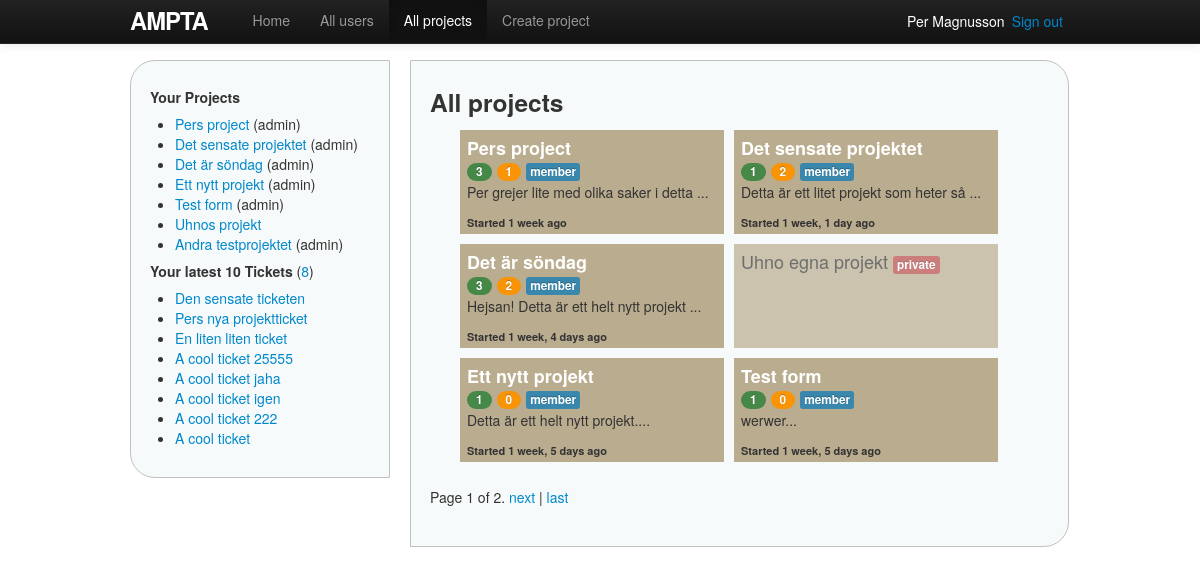
The page /projects/ (signed in) on the database as committed earlier.
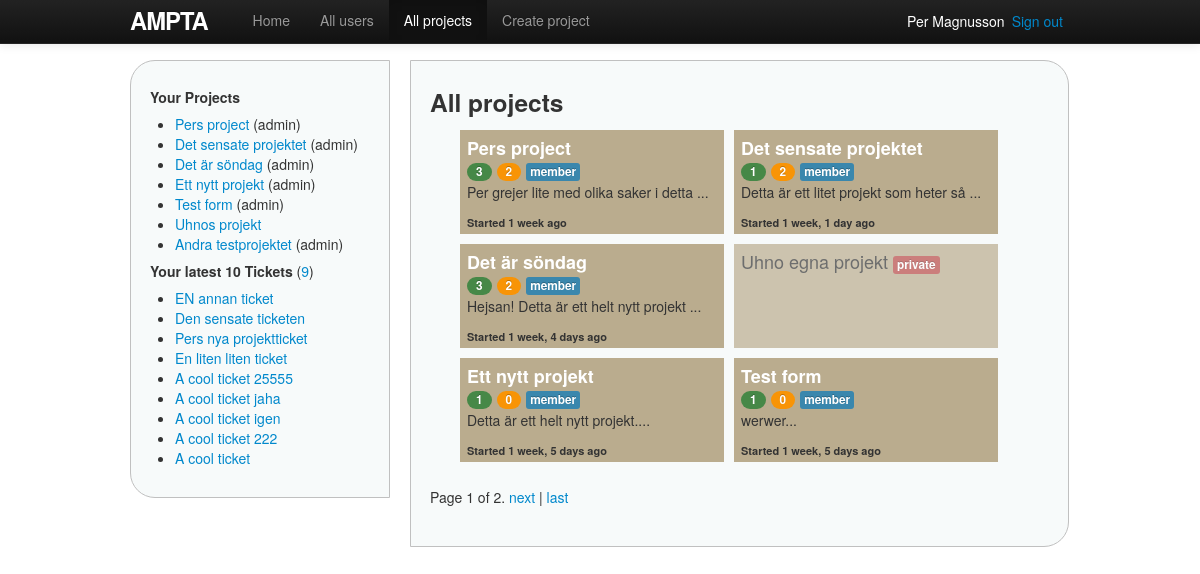
The same page on the database as committed later.
### ampta/models.py (models this page shows, shortened)
class Project(models.Model):
    name = models.CharField(max_length=30)
    description = models.TextField()
    start_date = models.DateField()
    end_date = models.DateField()
    users = models.ManyToManyField(User, related_name='projects', blank=True)
    owner = models.ForeignKey(User, related_name='projects_owned_by_user')
    date_added = models.DateTimeField()
    date_updated = models.DateTimeField()
    def owned_by_user(self, user):
        return self.owner == user
    def has_user(self, user):
        return user in self.users.all()

class Ticket(models.Model):
    name = models.CharField(max_length=30)
    description = models.TextField()
    start_date = models.DateField()
    end_date = models.DateField()
    status = models.ForeignKey(Status, related_name='tickets')
    project = models.ForeignKey(Project, related_name='tickets')
    owner = models.ForeignKey(User, related_name='tickets')
    date_added = models.DateTimeField()
    date_updated = models.DateTimeField()

### ampta/views/project_views.py (the view)
# urls.py: url(r'^projects/$', 'index', name='projects'),
@login_required(login_url='/login')
def index(request):
    projects = get_list_or_404(Project.objects.order_by('-date_added'))
    paginator = Paginator(projects, 6)  # nr objects/page
    page = request.GET.get('p')
    try:
        projects = paginator.page(page)
    except PageNotAnInteger:
        projects = paginator.page(1)
    except EmptyPage:
        projects = paginator.page(paginator.num_pages)
    return render(request, 'projects/index.html',
                 {'projects': projects, 'projects_active': True})

### ampta/templatetags/custom_filters.py (called while the page is built)
@register.filter(name='user_projects')  # "name", if other name than function
def user_projects(user):
    projects = user.projects.order_by('-date_added')
    return projects

@register.filter
def project_owned_by_user(project, user):
    return project.owned_by_user(user)

@register.filter
def user_is_project_member_or_owner(project, user):
    return project.owned_by_user(user) or project.has_user(user)

### ampta/templates/projects/index.html (shortened to what this page needs)
{% extends 'shared/base.html' %}
{% load custom_filters %}
{% block content %}
<h3>All projects</h3>
<ul class="allProjects">
{% for p in projects %}
	{% if p|user_is_project_member_or_owner:user %}
	<li class="allProjectsEach">
		<a href="{% url project p.id %}">{{ p.name }}</a>
		<div>
			<span class="badge badge-success" title="Users">{{ p.users.count }}</span>
			<span class="badge badge-warning" title="Tickets">
				{% if p.tickets.count > 0 %}
				<a href="{% url project_tickets p.id %}">{{ p.tickets.count }}</a>
				{% else %}
				{{ p.tickets.count }}
				{% endif %}
			</span>
			<span class="label label-info" title="You are member of this project">member</span>
		</div>
		<p>{{ p.description|slice:":40" }}...</p>
		<p class="allProjectsTimesince"> Started {{ p.start_date|timesince }} ago</p>
	</li>
	{% else %}
	<li class="allProjectsEachPrivate">{{ p.name }} <span class="label label-important">private</span></li>
	{% endif%}
{% endfor %}
</ul>
<div class="pagination">
    <span class="step-links">
        <span class="current">
            Page {{ projects.number }} of {{ projects.paginator.num_pages }}.
        </span>
        {% if projects.has_next %}
            <a href="?p={{ projects.next_page_number }}">next</a> |
            <a href="?p={{ projects.paginator.num_pages }}">last</a>
        {% endif %}
    </span>
</div>
{% endblock %}

### ampta/templates/shared/base.html (shortened to what this page needs)
<!DOCTYPE html>
<html>
	<head>
		{% block styles %}
			<link rel="stylesheet" href="http://code.jquery.com/ui/1.10.1/themes/base/jquery-ui.css" />
			<link rel="stylesheet" type="text/css" href="{{ STATIC_URL }}styles/bootstrap.min.css">
			<link rel="stylesheet" type="text/css" href="{{ STATIC_URL }}styles/site.css">
		{% endblock %}
	</head>
	<body>
	{% block body %}
		<div class="container">
		<header>
			<nav class="navbar navbar-inverse navbar-fixed-top">
				<div class="navbar-inner">
					<div class="container">
						<a href="{% url home %}" id="logo" class="brand">Ampta</a>
						<div class="nav-collapse collapse">
							<ul class="nav">
								<li {% if home_active %}class="active"{% endif %}>
									<a href="{% url home %}">Home</a>
								</li>
								<li {% if all_users_active %}class="active"{% endif %}>
									<a href="{% url users %}">All users</a>
								</li>
								<li {% if projects_active %}class="active"{% endif %}>
									<a href="{% url projects %}">All projects</a>
								</li>
								<li {% if create_projects_active %}class="active"{% endif %}>
									<a href="{% url new_project %}">Create project</a>
								</li>
							</ul>
						</div>
						<span class="sign_out pull-right"><a href="{% url logout %}">Sign out</a></span>
						<span class="active_user pull-right">
							<a href="{% url user user.id %}">{{ user.get_full_name }}</a>
						</span>
					</div>
				</div>
			</nav>
		</header>
		<div class="sidenav pull-left">
			{% include 'shared/_sidenav_projects_tickets.html' %}
		</div>
		<div class="main pull-left">
			{% block content %}{% endblock %}
		</div>
		</div>
	{% endblock body %}
	</body>
</html>

### ampta/templates/shared/_sidenav_projects_tickets.html (shortened to what this page needs)
{% load custom_filters %}
<h5>Your Projects</h5>
<ul>
{% with projects=user|user_projects %}
{% for p in projects %}
	<li>
		<a href="{% url project p.id %}">{{ p.name }}</a>
		{% if p|project_owned_by_user:user %}(admin){% endif %}
	</li>
{% endfor%}
{% endwith %}
</ul>
<h5>Your latest 10 Tickets
	<span class="countTickets">(<a href="{% url tickets %}">{{ user.tickets.count }}</a>)</span>
</h5>
<ul>
{% for t in user.tickets.all|dictsortreversed:"date_added"|slice:"10" %}
	<li><a href="{% url project_ticket t.project.id t.id %}">{{ t.name }}</a></li>
{% endfor %}
</ul>

Rows that differ between the two databases and show on the page:
computed for Project "Pers project": tickets.count "1" → "2"
added Ticket: name "EN annan ticket"
Other text that changed with them:
{{ user.tickets.count }}: "8" → "9"
